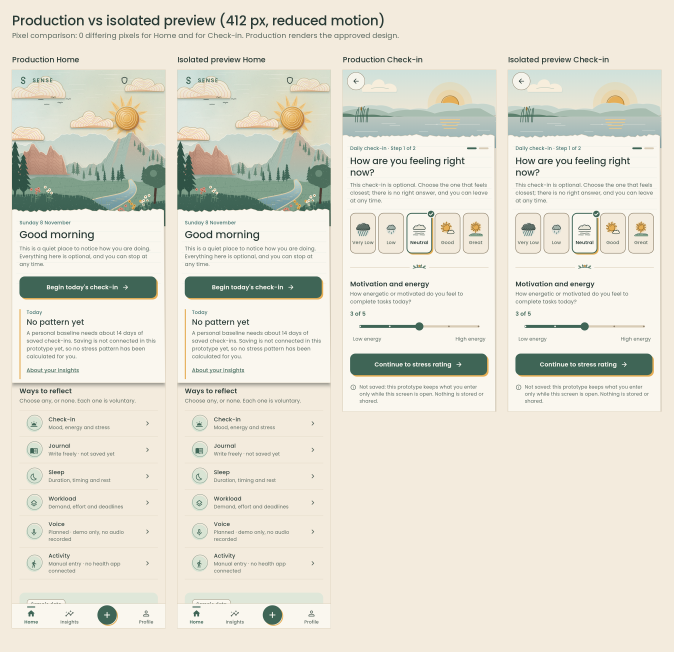
#> input picture docs/redesign/production-phase1/production_vs_preview_412.png, 2020 x 1956 px (shown at 1/3 size)
$ python -i compose_phase1.py   (imports and definitions only)
#> lines starting #> are read from the running program, lines starting #| are printed output that depends on the picture
#> further down, picture is the input picture: PIL image 2020x1956 RGB; mean R, G, B 226.5, 224.1, 211.2
"""Compose the Phase 1 production review images from real-Chrome screenshots.

python3 compose_phase1.py <shots dir> <out dir> <mobile/assets/fonts/poppins> <mobile/web>
Screenshots come from the production web build driven through the real entry
flow (Splash > Onboarding > Consent > Home) by ../../check-in-preview/tools/cdp.mjs.
"""
import pathlib, sys
from PIL import Image, ImageDraw, ImageFont

# [1 line that did not run here, left out]
# [1 line not run here, left out]
BG, INK, MUTED, LINE = (243, 235, 221), (41, 58, 53), (90, 104, 95), (216, 204, 182)


def font(size, weight='Medium'):
    return ImageFont.truetype(str(FONT / f'Poppins-{weight}.ttf'), size)


def trim(im, keep=48):
#> called with keep = 48
    g = im.convert('L')
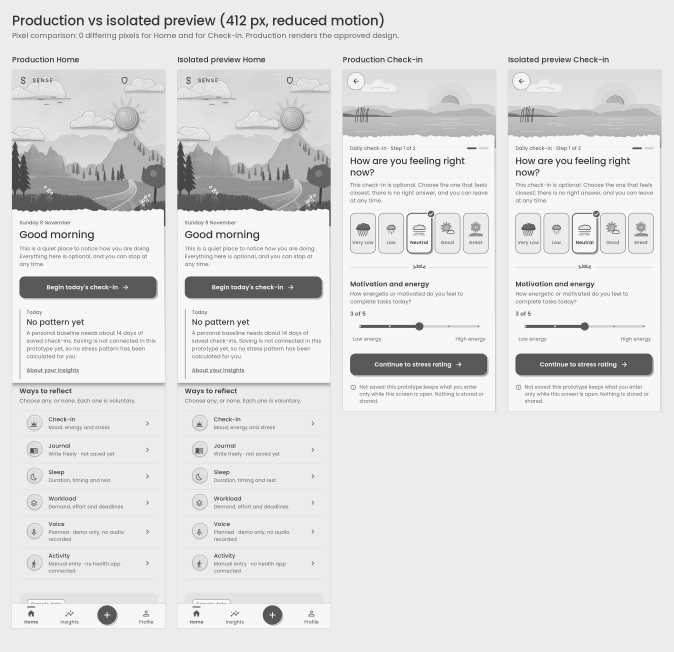
#> g: PIL image 2020x1956 L (shown at 1/3 size); min 9, max 255, mean 223.5
    w, h = g.size
#> w = 2020; h = 1956
    for y in range(h - 1, 0, -3):
        if min(g.getpixel((x, y)) for x in range(8, w - 8, 3)) < 160:
            return im.crop((0, 0, w, min(h, y + keep)))
    return im


def sheet(items, cols, title, sub, width_each, pad=36, label_h=60, max_h=None):
    ims = []
    for src, label in items:
        im = trim(Image.open(src)) if not isinstance(src, Image.Image) else src
        if max_h:
            im = im.crop((0, 0, im.width, min(im.height, int(max_h * im.width / width_each))))
        s = width_each / im.width
        ims.append((im.convert('RGB').resize((width_each, int(im.height * s)), Image.LANCZOS), label))
    rows = [ims[i:i + cols] for i in range(0, len(ims), cols)]
    head = 150
    H = head + sum(max(i.height for i, _ in r) + label_h + pad for r in rows) + pad
    W = pad + cols * (width_each + pad)
    out = Image.new('RGB', (W, H), BG)
    d = ImageDraw.Draw(out)
    d.text((pad, 34), title, font=font(40), fill=INK)
    d.text((pad, 90), sub, font=font(22, 'Regular'), fill=MUTED)
    y = head
    for r in rows:
        x = pad
        for im, label in r:
            d.text((x, y + 12), label, font=font(23), fill=INK)
            out.paste(im, (x, y + label_h))
            d.rectangle((x - 1, y + label_h - 1, x + im.width, y + label_h + im.height), outline=LINE)
            x += width_each + pad
        y += max(i.height for i, _ in r) + label_h + pad
    return out


def save(im, name):
    im.save(OUT / name, optimize=True)
    print('wrote', name, im.size)


# [26 lines not run here, left out]

items = []
# [6 lines not run here, left out]

items = []
# [18 lines not run here, left out]
labels = ['Icon 512', 'Maskable 512 (full bleed)', 'Icon 192', 'Favicon 32 (enlarged)']
# [1 line that did not run here, left out]
# [1 line that did not run here, left out]
# [1 line that did not run here, left out]
# [2 lines not run here, left out]
x = 36
# [5 lines not run here, left out]

>>> from PIL import Image
>>> picture = Image.open('../production_vs_preview_412.png')
>>> result = trim(picture)
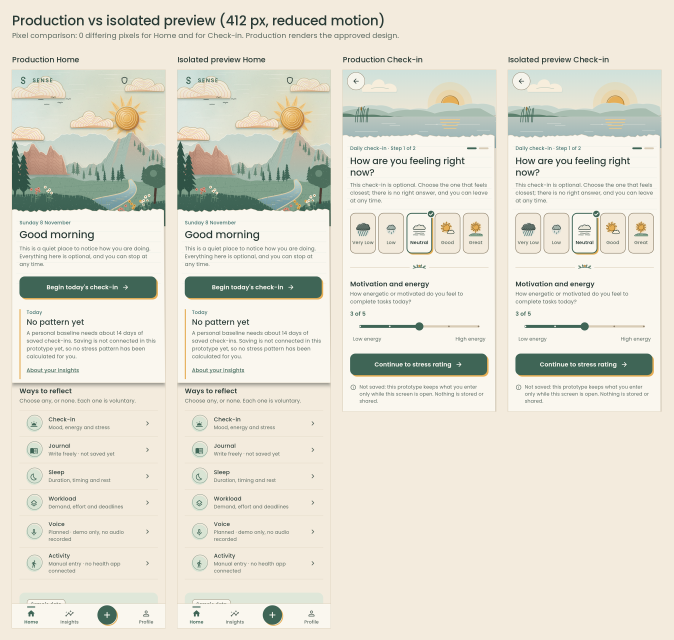
#> result: PIL image 2020x1919 RGB (shown at 1/3 size); mean R, G, B 226.2, 223.9, 211
